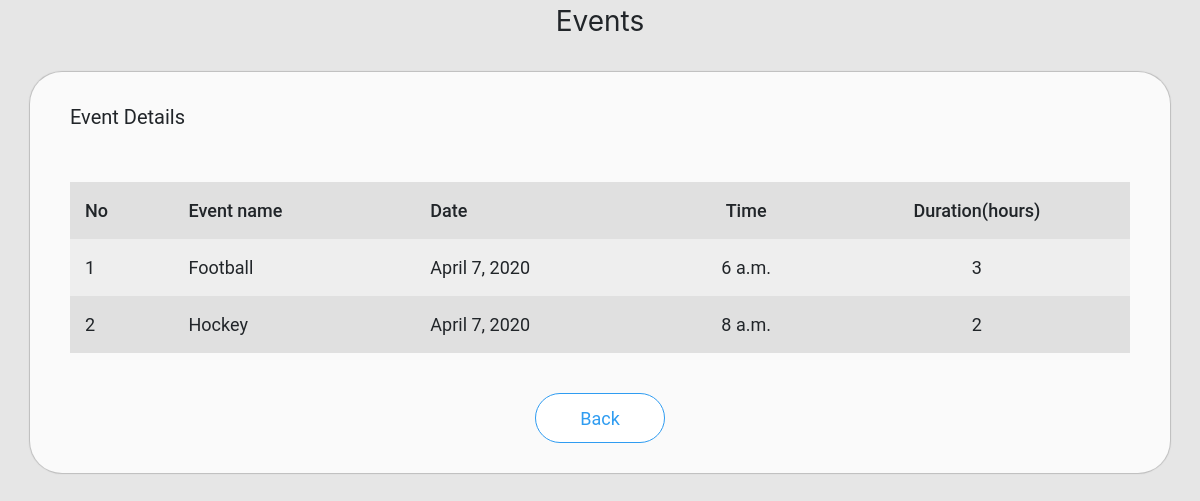
Screenshot of /scm/user_event (signed in) with the database file from the repository.
### scmapp/models.py (models this page shows)
class Event(models.Model):
    eid = models.AutoField(primary_key=True)
    name = models.CharField(max_length=20)
    date = models.DateField()
    time = models.TimeField()
    duration = models.IntegerField()

### scmapp/views.py (the view)
def user_event(request):
    if 'uname' in request.session:
        event = Event.objects.all()
        data = {'event':event}
        return render(request,'user_event.html',context=data)
    else:
        data = {'status':'You need to login first'}
        return render(request,'registration.html',context=data)

### templates/user_event.html (shortened to what this page needs)
<!DOCTYPE html>
{% load static %}
<html>
<head>
  <link rel="stylesheet" href="https://stackpath.bootstrapcdn.com/bootstrap/4.4.1/css/bootstrap.min.css">
  <link rel="stylesheet" href="{% static 'css/admin_event.css' %}">
</head>
<body>
<div class="container-fluid header text-center">
  Events
</div>
<div class="container box">
  Event Details
  <table>
    <tr>
      <td>No</td>
      <td>Event name</td>
      <td>Date</td>
      <td>Time</td>
      <td>Duration(hours)</td>
    </tr>
    {% for e in event %}
      <tr>
        <td>{{ forloop.counter }}</td>
        <td>{{ e.name}}</td>
        <td>{{ e.date }}</td>
        <td>{{ e.time }}</td>
        <td>{{ e.duration }}</td>
      </tr>
    {% empty %}
      <tr>
        <td colspan="5" align="center">No events</td>
      </tr>
    {% endfor %}
  </table>
  <div class="footer">
    <a href="{% url 'scmapp:user_home' %}""><button>Back</button></a>
  </div>
</div>
</body>
</html>

### static/css/admin_event.css (style rules this page uses)
body { background-color: #e6e6e6; }
.header { margin: 30 0px 0px 0px; font-size: 28px; }
.container { width: 100%; }
.box { margin-top: 30px; margin-bottom: 50px; background-color: #fafafa; font-family: 'Roboto'; font-size: 20px; padding: 30px 40px 30px 40px; border-radius: 32px; -webkit-box-shadow:0px 0px 1px 1px #bdbdbd; }
.box button { width: 130px; height: 50px; margin: 0px; background-color: #fff; outline: none; border:1.5px solid #2f9cf1; border-radius: 64px; font-size: 18px; color:#2f9cf1; }
.box table { margin:50px 0px 0px 0px; width:100%; }
.box td { padding:15px; }
.box tr { font-size: 18px; }
.box tr:nth-child(1) { font-size: 18px; font-weight: 500; background-color: #a9a9a9; }
.box tr:nth-child(even) { background-color: #eeeeee; }
.box tr:nth-child(odd) { background-color: #e0e0e0; }
.box td:nth-child(4) { text-align: center; }
.box td:nth-child(5) { text-align: center; }
.footer { margin:40px 0px 0px 0px; height: 50px; text-align: center; }

### rows the page displays
Event: name "Football", date "April 7, 2020", time "6 a.m.", duration "3"
Event: name "Hockey", date "April 7, 2020", time "8 a.m.", duration "2"
